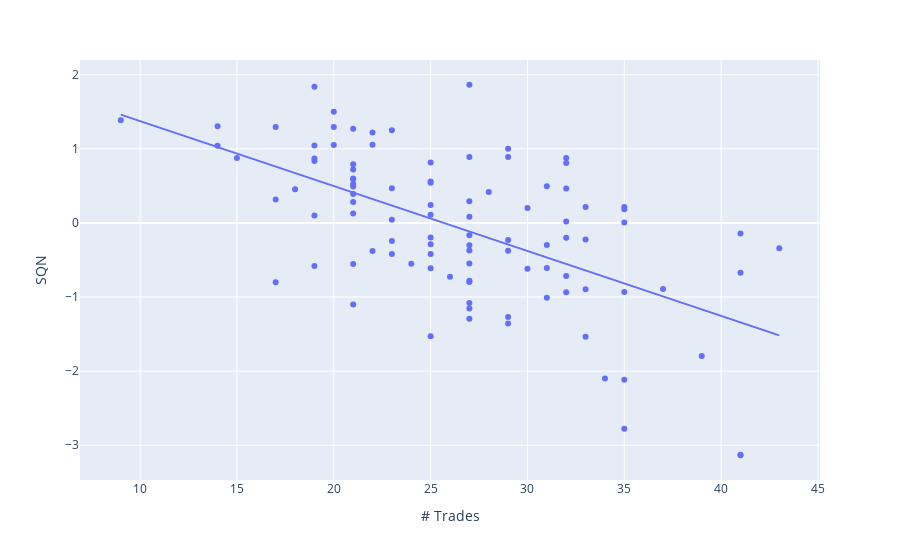

This figure's notebook cell:
### Code cell
fig = px.scatter(performance,x='# Trades',y= 'SQN',trendline="ols")
fig.show()
